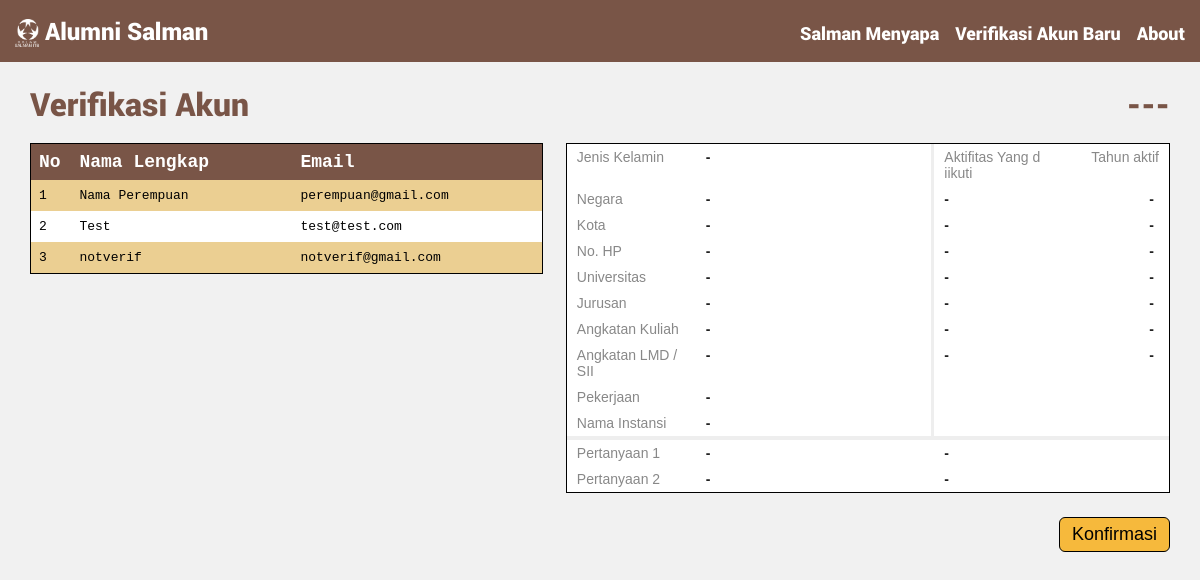
The app's page /verifikasi/ (signed in) with its own data.
### alumni/models.py (models this page shows)
class User(Model):
    nama = CharField(max_length=50, null=True)
    email = EmailField(max_length=30, null=True)
    gender = CharField(max_length=20, null=True)
    negara = CharField(max_length=20, null=True)
    kota = CharField(max_length=20, null=True)
    no_hp = CharField(max_length=12, null=True)
    univ = CharField(max_length=50, null=True)
    jurusan = CharField(max_length=50, null=True)
    ang_kuliah = CharField(max_length=5, null=True)
    ang_LMD = CharField(max_length=5, null=True)
    pekerjaan = CharField(max_length=50, null=True)
    instansi = CharField(max_length=30, null=True)
    aktifitas = TextField(null=True)
    tahun_aktif = TextField(null=True)
    verified = BooleanField(default=False)
    password = CharField(max_length=50, null=True)
    latitude = DecimalField(max_digits=9, decimal_places=6, null=True)
    longitude = DecimalField(max_digits=9, decimal_places=6, null=True)
    pertanyaan1 = TextField(null=True)
    pertanyaan2 = TextField(null=True)
    jawaban1 = TextField(null=True)
    jawaban2 = TextField(null=True)
    profile_image = ImageField(upload_to=get_image_path, blank=True, null=True)

### alumni/views.py (the view)
# urls.py: url(r'^verifikasi/$', verifikasi, name='verifikasi'),
def verifikasi(request):
    if request.user.is_authenticated:
        users = User.objects.only("nama","email").filter(verified=False)
        context = {'users': users, 'counter': Counter()}
        return render(request, 'verifikasi.html', context)
    else:
        return redirect("/login/")

### alumni/templates/verifikasi.html (shortened to what this page needs)
{% extends "base.html" %}
{% block content %}
<div class="verif-content1">
    <h1 style="font-family: Roboto-Black; color: #795547;">Verifikasi Akun</h1>
    <br>
    <table class="verif-table2">
      <tr style="color: white; font-size: 18px;">
        <th style="width: 8%;">No</th>
        <th>Nama Lengkap</th>
        <th>Email</th>
      </tr>
      {% for user in users %}
          <tr id="child">
            <td>{{ forloop.counter }}</td>
            <td>{{ user.nama }}</td>
            <td>{{ user.email }}</td>
          </tr>
      {% endfor %}
    </table>
</div>
<div class="verif-content2">
    <h1 style="font-family: Roboto-Black; color: #795547; text-align: right;" id="verif-nama">---</h1>
    <br>
    <table class="tg" style="table-layout: fixed; width: 100%">
    <colgroup>
    <col style="width: 110px">
    <col style="width: 200px">
    <col style="width: 3px">
    <col style="width: 100px">
    <col style="width: 100px">
    </colgroup>
      <tr>
        <td class="tg-4d50">Jenis Kelamin</td>
        <td class="tg-5xe6" id="verif-gender">-</td>
        <td class="tg-garis"></td>
        <td class="tg-4d50">Aktifitas Yang diikuti</td>
        <td class="tg-4d50" style="text-align: right;">Tahun aktif</td>
      </tr>
      <tr>
        <td class="tg-4d50">Negara</td>
        <td class="tg-5xe6" id="verif-negara">-</td>
        <td class="tg-garis"></td>
        <td class="tg-5xe6" id="verif-aktifitas-1">-</td>
        <td class="tg-jjuf" id="verif-tahun_aktif-1">-</td>
      </tr>
      <tr>
        <td class="tg-4d50">Kota</td>
        <td class="tg-5xe6" id="verif-kota">-</td>
        <td class="tg-garis"></td>
        <td class="tg-5xe6" id="verif-aktifitas-2">-</td>
        <td class="tg-jjuf" id="verif-tahun_aktif-2">-</td>
      </tr>
      <tr>
        <td class="tg-4d50">No. HP</td>
        <td class="tg-5xe6" id="verif-no_hp">-</td>
        <td class="tg-garis"></td>
        <td class="tg-5xe6" id="verif-aktifitas-3">-</td>
        <td class="tg-jjuf" id="verif-tahun_aktif-3">-</td>
      </tr>
      <tr>
        <td class="tg-4d50">Universitas</td>
        <td class="tg-5xe6" id="verif-univ">-</td>
        <td class="tg-garis"></td>
        <td class="tg-5xe6" id="verif-aktifitas-4">-</td>
        <td class="tg-jjuf" id="verif-tahun_aktif-4">-</td>
      </tr>
      <tr>
        <td class="tg-4d50">Jurusan</td>
        <td class="tg-5xe6" id="verif-jurusan">-</td>
        <td class="tg-garis"></td>
        <td class="tg-5xe6" id="verif-aktifitas-4">-</td>
        <td class="tg-jjuf" id="verif-tahun_aktif-4">-</td>
      </tr>
      <tr>
        <td class="tg-4d50">Angkatan Kuliah</td>
        <td class="tg-5xe6" id="verif-ang_kuliah">-</td>
        <td class="tg-garis"></td>
        <td class="tg-5xe6" id="verif-aktifitas-5">-</td>
        <td class="tg-jjuf" id="verif-tahun_aktif-5">-</td>
      </tr>
      <tr>
        <td class="tg-4d50">Angkatan LMD / SII</td>
        <td class="tg-5xe6" id="verif-ang_LMD">-</td>
        <td class="tg-garis"></td>
        <td class="tg-5xe6" id="verif-aktifitas-6">-</td>
        <td class="tg-jjuf" id="verif-tahun_aktif-6">-</td>
      </tr>
      <tr>
        <td class="tg-4d50">Pekerjaan</td>
        <td class="tg-5xe6" id="verif-pekerjaan">-</td>
        <td class="tg-garis"></td>
        <td class="tg-eh2d"></td>
        <td class="tg-eh2d"></td>
      </tr>
      <tr>
        <td class="tg-4d50">Nama Instansi</td>
        <td class="tg-5xe6" id="verif-instansi">-</td>
        <td class="tg-garis"></td>
        <td class="tg-eh2d"></td>
        <td class="tg-eh2d"></td>
      </tr>
      <tr>
        <td style="background-color: #eee; padding: 2px" class="tg-4d50"></td>
        <td style="background-color: #eee; padding: 2px" class="tg-5xe6"></td>
        <td style="background-color: #eee; padding: 2px" class="tg-garis"></td>
        <td style="background-color: #eee; padding: 2px" class="tg-eh2d"></td>
        <td style="background-color: #eee; padding: 2px" class="tg-eh2d"></td>
      </tr>
      <tr>
        <td class="tg-4d50">Pertanyaan 1</td>
        <td class="tg-5xe6" id="verif-pertanyaan1">-</td>
        <td class="tg-eh2d"></td>
        <td class="tg-5xe6" colspan="2" id="verif-jawaban1">-</td>
      </tr>
      <tr>
        <td class="tg-4d50">Pertanyaan 2</td>
        <td class="tg-5xe6" id="verif-pertanyaan2">-</td>
        <td class="tg-eh2d"></td>
        <td class="tg-5xe6" colspan="2" id="verif-jawaban2">-</td>
      </tr>
    </table>
    <button onclick="verifikasi()" class="buttonConfirm"><span>Konfirmasi </span></button>
</div>
{% endblock %}

### alumni/static/css/app.css (style rules this page uses)
* { margin: 0; padding: 0; }
body { background-color: #f1f1f1; }
.buttonConfirm, .buttonLogin { cursor: pointer; border-radius: 6px; background-color: #F6B93C; border-color: black; border-style: solid; border-width: 1px; text-align: center; font-size: 18px; padding: 6px 32px; float: right; }
.buttonConfirm { margin-top: 24px; padding: 6px 12px; }
.buttonConfirm span, .buttonLogin span { display: inline-block; position: relative; transition: 0.5s; }
.buttonConfirm span:after, .buttonLogin span:after { content: '\00bb'; position: absolute; opacity: 0; top: 0; right: 20px; transition: 0.5s; }
.verif-content1 { float: left; width: 45%; }
.verif-content2 { float: right; width: 53%; }
table.verif-table2 { font-family: monospace; border-collapse: collapse; width: 100%; border-style: solid; border-color: black; border-width: thin; }
table.verif-table2 td, table.verif-table2 th { text-align: left; padding: 8px; }
table.verif-table2 tr:nth-child(odd) { background-color: white; }
table.verif-table2 tr:nth-child(even) { background-color: #EBCF92; }
table.verif-table2 tr:nth-child(1) { background-color: #795547; }
.tg { border-collapse:collapse; border-spacing:0; border-width:1px; border-style:solid; border-color:black; }
.tg td { font-family:Arial, sans-serif; font-size:14px; padding:5px 10px; border-style:solid; border-width:0px; overflow:hidden; word-break:break-all; color: #888; }
.tg-garis { background-color: #eee; }
.tg .tg-jjuf { background-color:#ffffff; border-color:inherit; text-align:right; vertical-align:top; padding-right:15px; color: #222; font-weight: bolder; }
.tg .tg-eh2d { background-color:#ffffff; border-color:inherit; vertical-align:top; }
.tg .tg-4d50 { font-family:Arial, Helvetica, sans-serif !important; background-color:#ffffff; border-color:inherit; vertical-align:top; }
.tg .tg-5xe6 { background-color:#ffffff; border-color:inherit; vertical-align:top; color: #222; font-weight: bolder; }

### records on screen
User: nama "Nama Perempuan", email "perempuan@gmail.com"
User: nama "Test", email "test@test.com"
User: nama "notverif", email "notverif@gmail.com"
